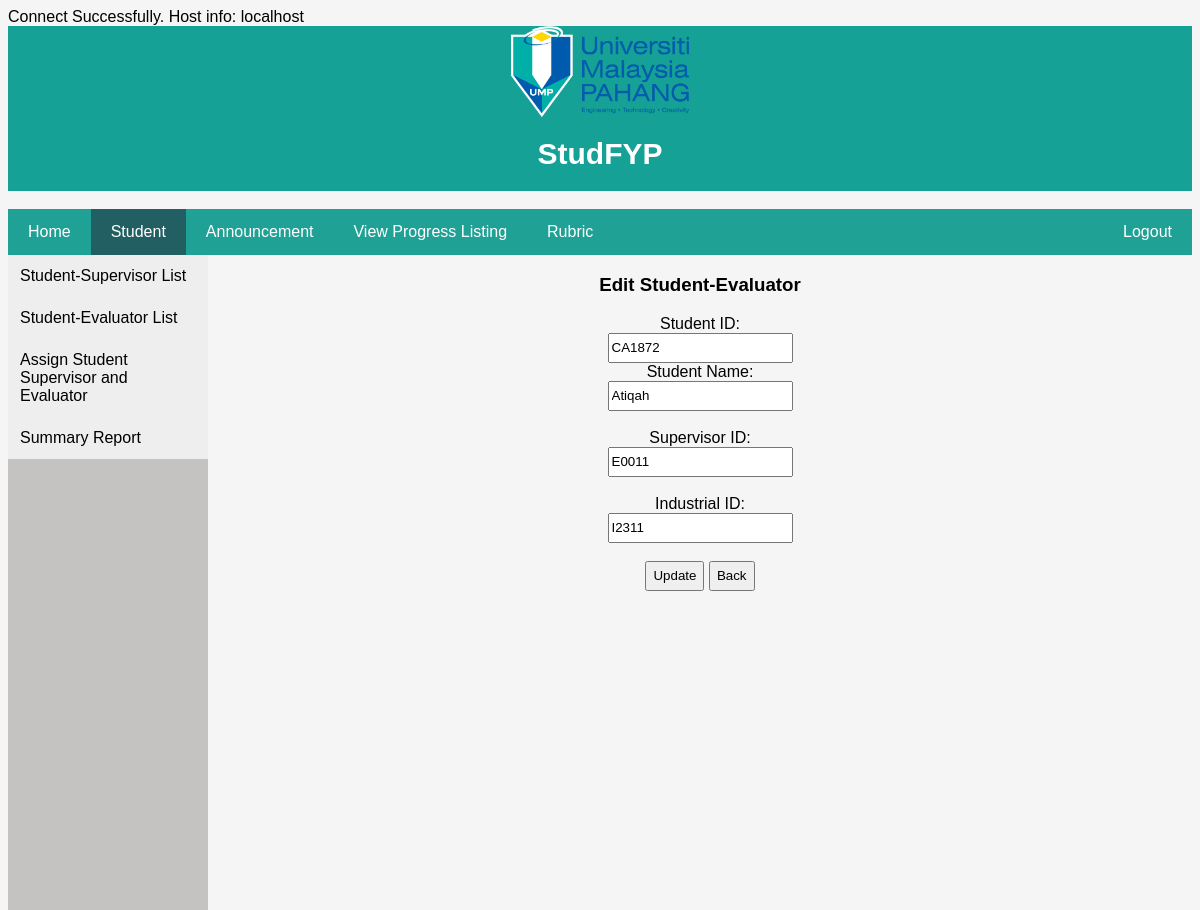
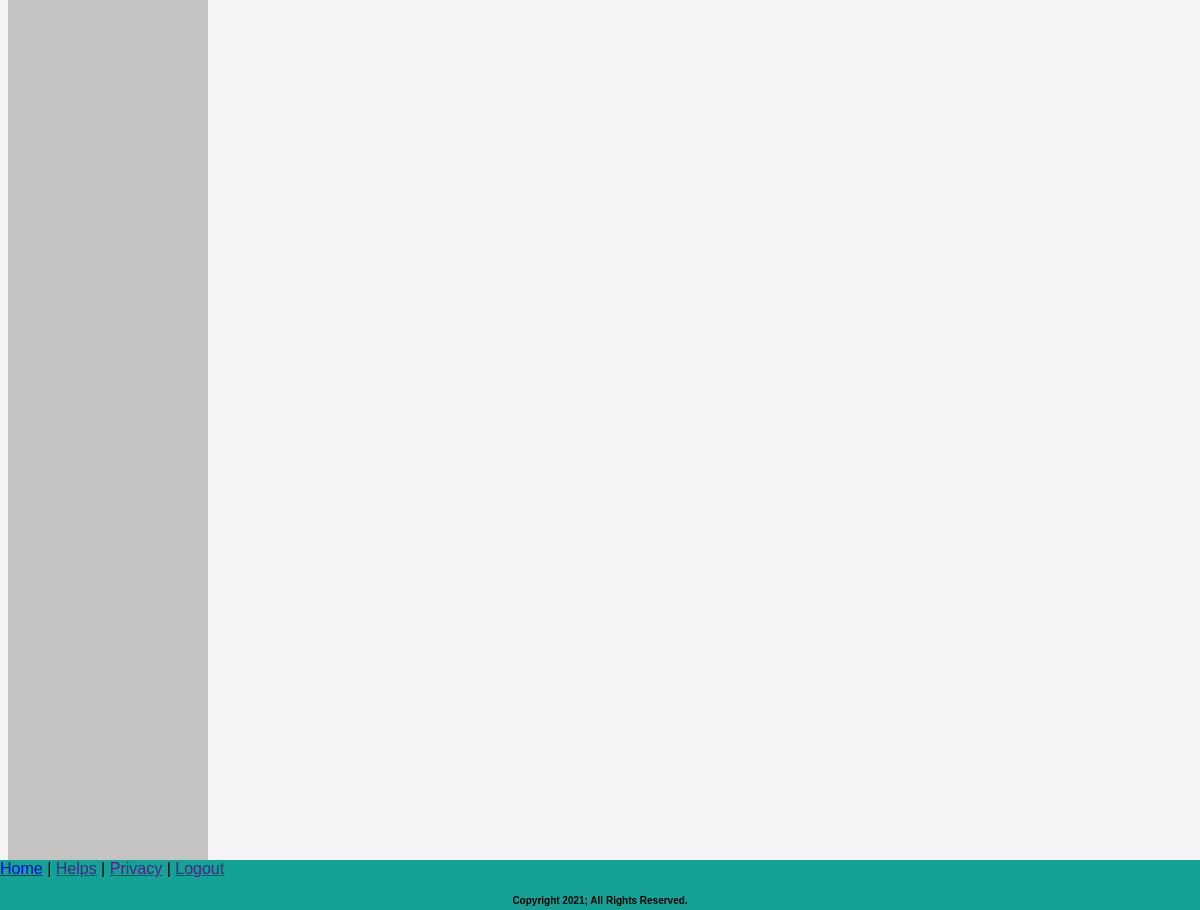
The app's page /edit_evaluator.php?StudentID=CA1872 with its own data (2 pictures, top to bottom).
### tables this page shows
CREATE TABLE `student` (
  `StudentID` varchar(20) NOT NULL,
  `Student_Name` varchar(100) NOT NULL,
  `Student_Email` varchar(100) NOT NULL,
  `Student_Phone` int(20) NOT NULL,
  `Student_Info` varchar(100) NOT NULL,
  `Faculty_Code` varchar(20) NOT NULL,
  `EvaluatorID` varchar(20) NOT NULL,
  `WorkfileID` varchar(20) NOT NULL,
  `SupervisorID` varchar(20) NOT NULL,
  `RubricID` varchar(20) NOT NULL,
  `Faculty_Announcement` varchar(100) NOT NULL,
  `IndustrialID` varchar(20) NOT NULL
);

### edit_evaluator.php (the view, shortened to what this page needs)
<?php
include ("databaseFYP.php");
$result = mysqli_query($conn, "SELECT * FROM student WHERE StudentID='". $_GET['StudentID']."'");
$row = mysqli_fetch_array($result);
?>
<!DOCTYPE html>
<html>
    <head>
        <link rel="stylesheet" href="./css/coordinator.css">
    </head>
    <body>
        <header>
            <img src= ./img/logo1.png width=15%>
            <h1>StudFYP</h1>
        </header>
        <br>
        <div class="navbar_mid">
            <a href="coordinatorPage.php">Home</a>
            <a class="active" href="student-supervisor.php">Student</a>
            <a href="announcement.php">Announcement</a>
            <a href="view_progress_listing.php">View Progress Listing</a>
            <a href="rubric_list.php">Rubric</a>
            <a href="" style="float:right">Logout</a>
        </div>
        <div class="vertical-menu">
            <a href="student-supervisor.php">Student-Supervisor List</a>
            <a href="student-evaluator.php">Student-Evaluator List</a>
            <a href="add-student.php">Assign Student Supervisor and Evaluator</a>
            <a href="view_student_rpt.php">Summary Report</a>
        </div>
            <main>
                <h3 align="center">Edit Student-Evaluator</h3>
                <div>
                    <form name="form" method="POST" action="" align="center">
                    Student ID: <br>
                    <input type="text" name="StudentID" value="<?php echo $row['StudentID']; ?>" required>
                    <br>
                    Student Name: <br>
                    <input type="text" name="Student_Name" value="<?php echo $row['Student_Name']; ?>" required>
                    <br><br>
                    Supervisor ID: <br>
                    <input type="text" name="EvaluatorID" placeholder="Enter Evaluator ID" required value="<?php echo $row['EvaluatorID'];?>" >
                    <br><br>
                    Industrial ID: <br>
                    <input type="text" name="IndustrialID" placeholder="Enter Industrial ID" required value="<?php echo $row['IndustrialID'];?>" >
                    <br><br>
                    <input type="submit" name="update" value="Update" > <input type="button" name="back" value="Back" onclick="window.location.href='student-evaluator.php'">
                    </form>
                </div>
            </main>
        <footer>
        <div class="footer">
            <a href="coordinatorPage.php">Home</a> |
            <a href="">Helps</a> |
            <a href="">Privacy</a> |
            <a href="">Logout</a>
            <br>
            <h5>Copyright 2021; All Rights Reserved.</h5>
        </div>
        </footer>
    </body>
</html>

### css/coordinator.css (style rules this page uses)
* { box-sizing: border-box; }
body { font-family: Arial, Helvetica, sans-serif; }
header { background-color: #15a195; padding: 0.1px; text-align: center; font-size: 15px; color: white; }
.navbar_mid { overflow: hidden; background-color:#20a195; left:50%; }
.navbar_mid a { float: left; display: block; color: white; padding: 14px 20px; text-decoration: none; }
.navbar_mid a.active { background-color:#225f63; color: white; }
.footer { position: fixed; left: 0; bottom: 0; width: 100%; height: 50px; background-color:#15a195; }
.footer h5 { text-align: center; font-size: 10px; color: black; }
body { background-color: #f5f5f5; }
.vertical-menu { width: 200px; height: 100%; display: table-cell; float: left; margin: 0; padding: 0; background-color: #c5c2c2; position: absolute; height: 100%; overflow: auto; }
.vertical-menu a { background-color: #eee; color: black; display: block; padding: 12px; text-decoration: none; }
main { margin-left: 200px; }
input { height: 30px; }

### records on screen
student: StudentID "CA1872", Student_Name "Atiqah", EvaluatorID "E0011", IndustrialID "I2311"

### other values on screen
mysqli_get_host_info($conn) "localhost"
